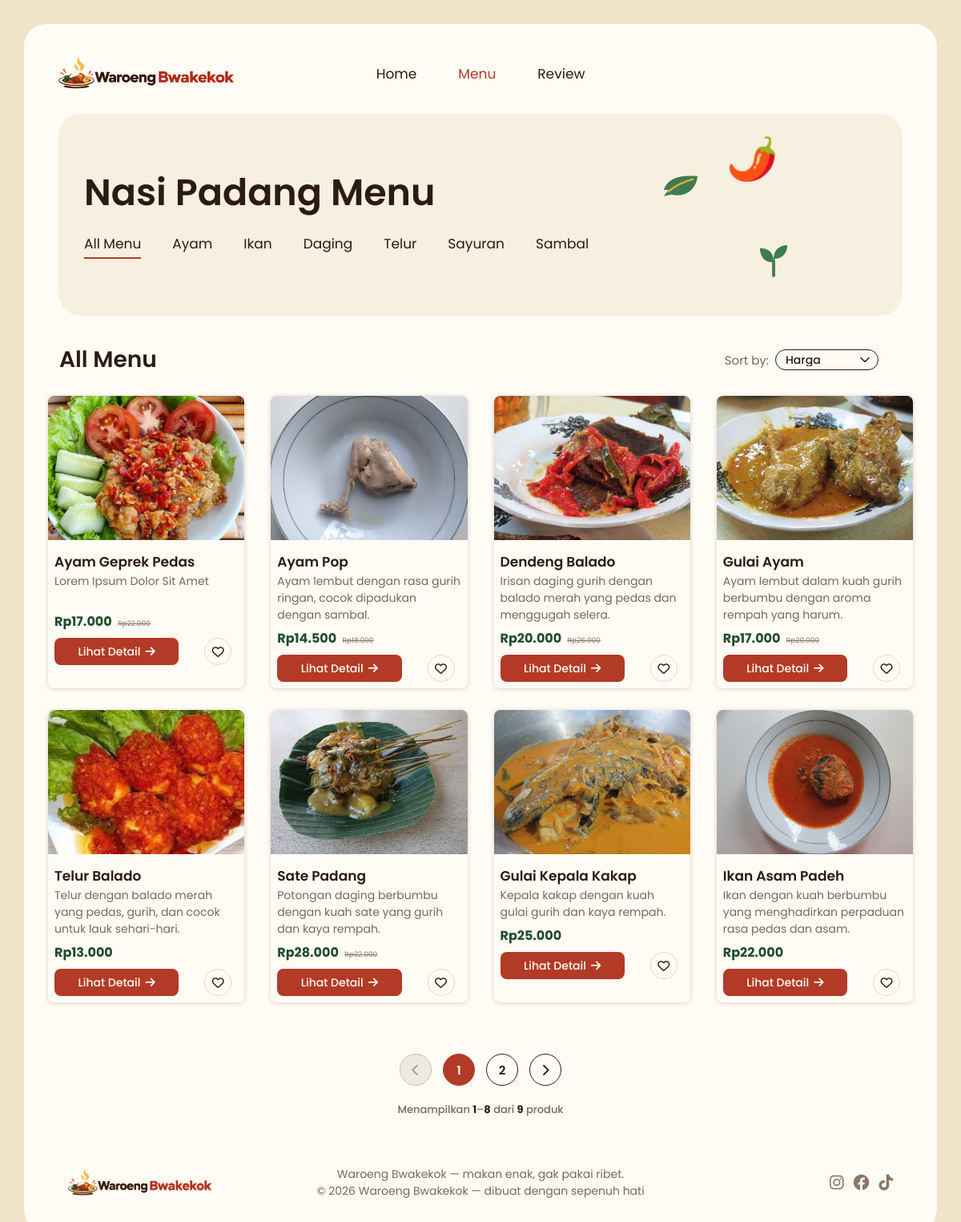
Page /menu.php on the committed database.
### tables this page shows
CREATE TABLE `kategori` (
  `id` int NOT NULL,
  `slug` varchar(50) NOT NULL,
  `nama` varchar(50) NOT NULL,
  `urutan` int NOT NULL DEFAULT '0'
);

CREATE TABLE `produk` (
  `id` int NOT NULL,
  `nama` varchar(150) NOT NULL,
  `slug` varchar(180) NOT NULL,
  `deskripsi_singkat` varchar(255) DEFAULT NULL,
  `deskripsi_lengkap` text,
  `komposisi` text,
  `harga` decimal(10,2) NOT NULL,
  `harga_asli` decimal(10,2) DEFAULT NULL,
  `porsi` varchar(50) DEFAULT NULL,
  `kalori` int DEFAULT NULL,
  `lemak` int DEFAULT NULL,
  `karbohidrat` int DEFAULT NULL,
  `serat` int DEFAULT NULL,
  `protein` int DEFAULT NULL,
  `kategori_id` int DEFAULT NULL,
  `gambar_utama` varchar(255) DEFAULT NULL,
  `is_unggulan` tinyint(1) NOT NULL DEFAULT '0',
  `dibuat_pada` timestamp NULL DEFAULT CURRENT_TIMESTAMP
);

### config/helpers.php (called while the page is built, shortened)
<?php
function e(?string $value): string
{
    return htmlspecialchars((string)$value, ENT_QUOTES | ENT_SUBSTITUTE, 'UTF-8');
}
function rupiah($angka): string
{
    return 'Rp' . number_format((float)$angka, 0, ',', '.');
}
function gambar_produk(?string $path): string
{
    $path = trim((string)$path);
    return 'assets/img/produk/' . ltrim($path, '/');
}
function url_detail(string $slug): string
{
    return 'detail-produk.php?slug=' . urlencode($slug);
}

### menu.php (the view, shortened to what this page needs)
<?php
require_once __DIR__ . '/config/koneksi.php';
require_once __DIR__ . '/config/helpers.php';
$per_page = 8;
$page            = max(1, (int)($_GET['page'] ?? 1));
$kategori_filter = trim((string)($_GET['kategori'] ?? 'all'));
$kategori_list = $pdo->query("
    SELECT slug, nama FROM kategori ORDER BY urutan ASC, nama ASC
")->fetchAll();
$where  = '';
$params = [];
$stmtCount = $pdo->prepare("
    SELECT COUNT(*)
    FROM produk p
    LEFT JOIN kategori k ON k.id = p.kategori_id
    $where
");
$stmtCount->execute($params);
$total_produk = (int)$stmtCount->fetchColumn();
$total_pages = max(1, (int)ceil($total_produk / $per_page));
$offset = ($page - 1) * $per_page;
$stmt = $pdo->prepare("
    SELECT p.id, p.nama, p.slug, p.deskripsi_singkat, p.harga, p.harga_asli,
           p.gambar_utama, k.slug AS kategori_slug, k.nama AS kategori_nama
    FROM produk p
    LEFT JOIN kategori k ON k.id = p.kategori_id
    $where
    ORDER BY p.is_unggulan DESC, p.id ASC
    LIMIT $per_page OFFSET $offset
");
$stmt->execute($params);
$produk_list = $stmt->fetchAll();
$no_awal = $offset + 1;
$judul_aktif = 'All Menu';
function url_menu(int $page = 1, string $kategori = 'all'): string
{
    $q = [];
    if ($kategori !== '' && $kategori !== 'all') $q['kategori'] = $kategori;
    if ($page > 1) $q['page'] = $page;
    $qs = http_build_query($q);
    return 'menu.php' . ($qs ? '?' . $qs : '');
}
?>
<!doctype html>
<html lang="id">
  <head>
    <link
      rel="stylesheet"
      href="https://cdnjs.cloudflare.com/ajax/libs/font-awesome/6.4.0/css/all.min.css"
    />
    <link rel="stylesheet" href="assets/css/menu.css" />
  </head>
  <body>
    <section class="website">
      <nav class="navbar">
        <a class="logo" href="beranda.php" aria-label="Waroeng Bwakekok">
          <img src="assets/img/logo.png" alt="Waroeng Bwakekok" />
        </a>
        <div class="nav-menu">
          <a href="beranda.php">Home</a>
          <a href="menu.php" class="active">Menu</a>
          <a href="beranda.php#review">Review</a>
        </div>
      </nav>
      <section class="menu-header">
        <h1>Nasi Padang Menu</h1>
        <div class="categories">
          <a href="<?= e(url_menu(1, 'all')) ?>"
             class="<?= $kategori_filter === 'all' ? 'category-active' : '' ?>">
            All Menu
          </a>
          <?php foreach ($kategori_list as $k): ?>
            <a href="<?= e(url_menu(1, $k['slug'])) ?>"
               class="<?= $kategori_filter === $k['slug'] ? 'category-active' : '' ?>">
              <?= e($k['nama']) ?>
            </a>
          <?php endforeach; ?>
        </div>
        <div class="hiasan" aria-hidden="true">
          <svg class="leaf" viewBox="0 0 48 32">
            <path d="M2 22C6 8 20 2 46 4 44 22 30 32 12 28L2 30l6-8z" fill="#3E7C4F" />
            <path d="M8 24C18 16 28 11 40 8"
                  stroke="#EBA83C" stroke-width="2.5"
                  fill="none" stroke-linecap="round" />
          </svg>
          <span class="chili">🌶️</span>
          <svg class="sprout" viewBox="0 0 40 44">
            <path d="M20 42V22" stroke="#3E7C4F" stroke-width="4" stroke-linecap="round" />
            <path d="M20 24C8 26 2 16 2 6c12 0 18 6 18 18z" fill="#3E7C4F" />
            <path d="M20 20C20 8 28 2 38 2c0 10-6 18-18 18z" fill="#3E7C4F" />
          </svg>
        </div>
      </section>
      <div class="menu-title">
        <h2><?= e($judul_aktif) ?></h2>
        <div class="sort">
          Sort by:
          <select>
            <option>Harga</option>
          </select>
        </div>
      </div>
      <section class="food-container" id="foodContainer">
        <?php if (empty($produk_list)): ?>
          <p style="grid-column:1/-1;text-align:center;color:#8A7663;font-style:italic;padding:40px 0;">
            Belum ada menu untuk kategori ini.
          </p>
        <?php else: ?>
          <?php foreach ($produk_list as $p): ?>
            <div class="food-card" data-category="<?= e($p['kategori_slug'] ?? '') ?>">
              <img src="<?= e(gambar_produk($p['gambar_utama'])) ?>"
                   alt="<?= e($p['nama']) ?>" loading="lazy" />
              <div class="food-info">
                <h3><?= e($p['nama']) ?></h3>
                <p><?= e($p['deskripsi_singkat']) ?></p>
                <div class="harga">
                  <?= rupiah($p['harga']) ?>
                  <?php if (!empty($p['harga_asli']) && $p['harga_asli'] > $p['harga']): ?>
                    <s><?= rupiah($p['harga_asli']) ?></s>
                  <?php endif; ?>
                </div>
                <div class="card-bottom">
                  <a href="<?= e(url_detail($p['slug'])) ?>" class="btn-detail">
                    Lihat Detail <i class="fa-solid fa-arrow-right"></i>
                  </a>
                  <button class="love" aria-label="Simpan ke favorit">
                    <i class="fa-regular fa-heart"></i>
                  </button>
                </div>
              </div>
            </div>
          <?php endforeach; ?>
        <?php endif; ?>
      </section>
      <div class="pagination">
        <?php if ($page > 1): ?>
          <a href="<?= e(url_menu($page - 1, $kategori_filter)) ?>"
             class="page-btn" aria-label="Sebelumnya">
            <i class="fa-solid fa-chevron-left"></i>
          </a>
        <?php else: ?>
          <span class="page-btn page-btn--disabled" aria-disabled="true">
            <i class="fa-solid fa-chevron-left"></i>
          </span>
        <?php endif; ?>
        <?php for ($i = 1; $i <= $total_pages; $i++): ?>
          <?php if ($i === $page): ?>
            <span class="page page-active"><?= $i ?></span>
          <?php else: ?>
            <a href="<?= e(url_menu($i, $kategori_filter)) ?>" class="page">
              <?= $i ?>
            </a>
          <?php endif; ?>
        <?php endfor; ?>
        <?php if ($page < $total_pages): ?>
          <a href="<?= e(url_menu($page + 1, $kategori_filter)) ?>"
             class="page-btn" aria-label="Berikutnya">
            <i class="fa-solid fa-chevron-right"></i>
          </a>
        <?php else: ?>
          <span class="page-btn page-btn--disabled" aria-disabled="true">
            <i class="fa-solid fa-chevron-right"></i>
          </span>
        <?php endif; ?>
      </div>
      <p class="pagination-info">
        Menampilkan <strong><?= $no_awal ?></strong>–<strong><?= min($no_awal + $per_page - 1, $total_produk) ?></strong>
        dari <strong><?= $total_produk ?></strong> produk
      </p>
      <footer>
        <a href="beranda.php" class="footer-logo" aria-label="Waroeng Bwakekok">
          <img src="assets/img/logo.png" alt="Waroeng Bwakekok" />
        </a>
        <div class="copyright">
          <p>Waroeng Bwakekok — makan enak, gak pakai ribet.</p>
          <p class="hak">© <?= date('Y') ?> Waroeng Bwakekok — dibuat dengan sepenuh hati</p>
        </div>
        <div class="sosial">
          <a href="#" aria-label="Instagram"><i class="fab fa-instagram"></i></a>
          <a href="#" aria-label="Facebook"><i class="fab fa-facebook"></i></a>
          <a href="#" aria-label="TikTok"><i class="fab fa-tiktok"></i></a>
        </div>
      </footer>
    </section>
  </body>
</html>

### rows in the picture
kategori: nama "Ayam"
kategori: nama "Ikan"
kategori: nama "Daging"
kategori: nama "Telur"
kategori: nama "Sayuran"
kategori: nama "Sambal"
produk: gambar_utama (picture), nama "Ayam Geprek Pedas", deskripsi_singkat "Lorem Ipsum Dolor Sit Amet", harga "Rp17.000", harga_asli "Rp22.000"
produk: gambar_utama (picture), nama "Ayam Pop", deskripsi_singkat "Ayam lembut dengan rasa gurih ringan, cocok dipadukan dengan sambal.", harga "Rp14.500", harga_asli "Rp18.000"
produk: gambar_utama (picture), nama "Dendeng Balado", deskripsi_singkat "Irisan daging gurih dengan balado merah yang pedas dan menggugah selera.", harga "Rp20.000", harga_asli "Rp26.000"
produk: gambar_utama (picture), nama "Gulai Ayam", deskripsi_singkat "Ayam lembut dalam kuah gurih berbumbu dengan aroma rempah yang harum.", harga "Rp17.000", harga_asli "Rp20.000"
produk: gambar_utama (picture), nama "Telur Balado", deskripsi_singkat "Telur dengan balado merah yang pedas, gurih, dan cocok untuk lauk sehari-hari.", harga "Rp13.000"
produk: gambar_utama (picture), nama "Sate Padang", deskripsi_singkat "Potongan daging berbumbu dengan kuah sate yang gurih dan kaya rempah.", harga "Rp28.000", harga_asli "Rp32.000"
produk: gambar_utama (picture), nama "Gulai Kepala Kakap", deskripsi_singkat "Kepala kakap dengan kuah gulai gurih dan kaya rempah.", harga "Rp25.000"
produk: gambar_utama (picture), nama "Ikan Asam Padeh", deskripsi_singkat "Ikan dengan kuah berbumbu yang menghadirkan perpaduan rasa pedas dan asam.", harga "Rp22.000"

### other values in the picture
$judul_aktif "All Menu"
$no_awal "1"
min($no_awal + $per_page - 1, $total_produk) "8"
$total_produk "9"
